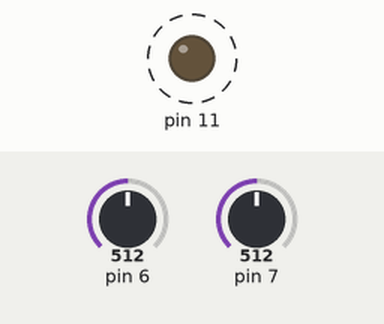
This sketch was run on a simulated Arduino Uno, built with avr-gcc and run on an emulated ATmega328P. Shown: output pins drawn as LEDs (lit = HIGH). Dashed ring = blinking. The inputs (shaded band) are chosen by the test bench; at power-on: pin 6 = 512, pin 7 = 512. What the sketch prints to the serial monitor is not drawn.

Above: at 1.2 s.
Timing chart, 0 to 3.6 s (numbered marks = the images above):
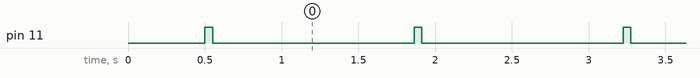

The sketch:

sketch_inductance_meter.ino
```cpp
double pi = 3.1415926535;
double pipi = pi * pi;
int aco=1<<ACO;


void setup(){

  //initialize comparator
  DDRD=0;
  PORTD=0;
  ACSR=0;
  ADCSRB=0;

  //
  Serial.begin(115200);
  pinMode(11, OUTPUT);
  Serial.println("ACO inductance meter");
  delay(500);
}


void loop(){

unsigned long timeout=1000000;
unsigned long t=0;
unsigned long total;

digitalWrite(11, HIGH);
delay(50);        //charge the inductor.
digitalWrite(11,LOW);

//next three while loops wait for full wave to start and finish
//aco is a bit within ACSR register that represents output of the comparator

while((ACSR & aco)&& t<timeout) {t++;}


unsigned long start = micros();
while(!(ACSR & aco)&& t<timeout) {t++;}
while((ACSR & aco)&& t<timeout) {t++;}
total=micros() - start-4;

double C=1.0;      //capacitor is in uF
double T=total;    // T is in us

double total2 = (T*T) / ( 4.0 * pipi * C);

total2*=0.001;      //convert to mH

if(t>=timeout){
  Serial.println("timeout");
}else{
  Serial.print(total);
  Serial.print("us  ");
  Serial.print(total2,3);
  Serial.println("mH  ");
  delay(1000);
  }
}
```

Measured:
- by itself, pin 11: alternates HIGH for 0.05 s and LOW for 1.3 s
